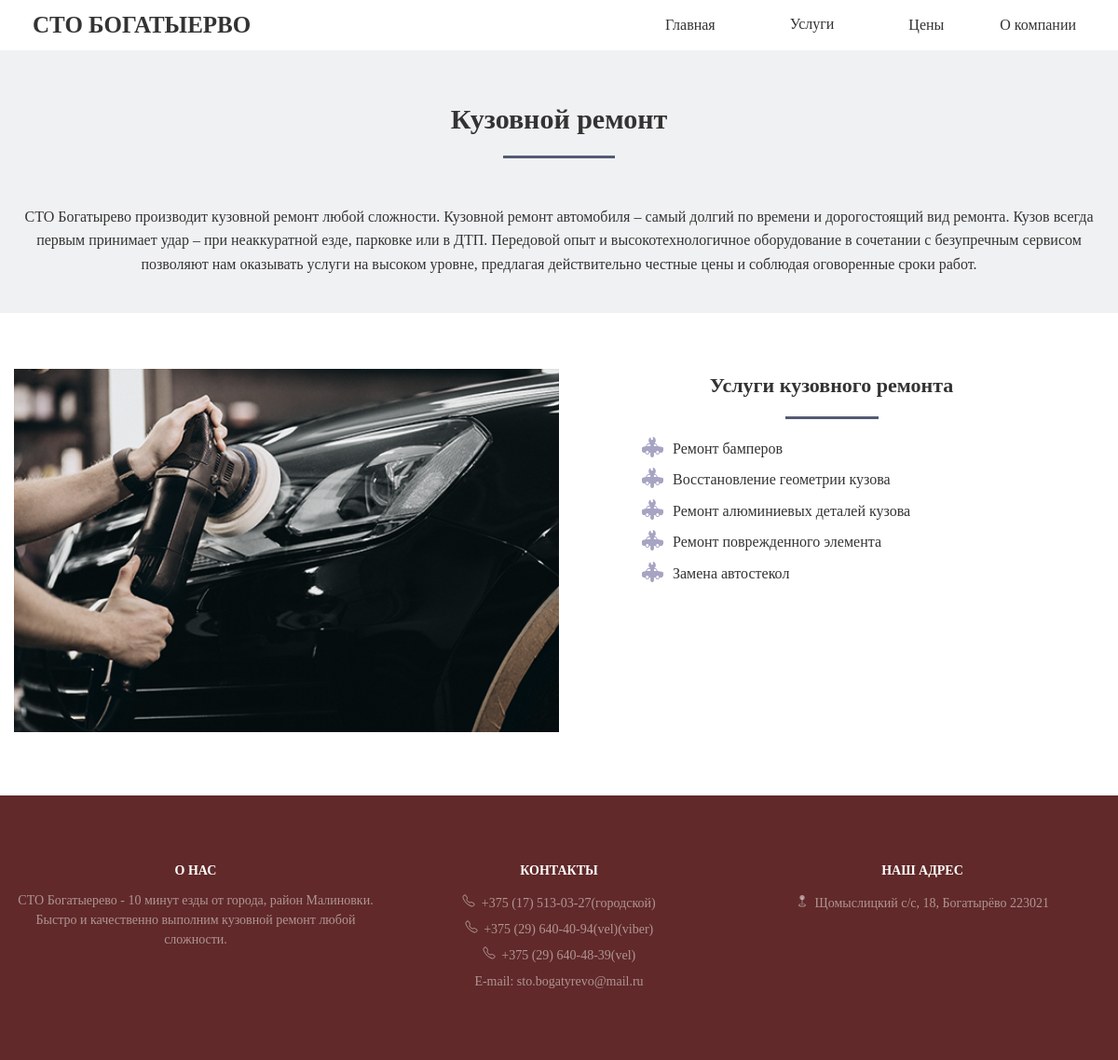
The app's page /remont/ with its own data.
### paint/apps/servcie/models.py (models this page shows, shortened)
class SluggedModel(models.Model):
    name = models.CharField(max_length=50, null=True)
    class Meta:
        abstract = True

class SubService(SluggedModel):
    subservice = models.ForeignKey(Service, on_delete=models.CASCADE, related_name='services')
    service_price = models.DecimalField('Цена услги', max_digits=6, decimal_places=2, default=0.0)

### paint/apps/servcie/views.py (the view)
# urls.py: path('remont/', views.remont),
def remont(request):
    service = Service.objects.filter(service='Кузовной ремонт').first()
    return render(request, 'sto/remont/remont.html', {'service': service.services.all()})

### paint/templates/sto/remont/remont.html (shortened to what this page needs)
{% extends 'sto/base.html' %}
{% load static %}
{% block content %}
    <link rel="stylesheet" href="{% static 'paint/main.css' %}"/>
    <link rel="stylesheet" href="{% static 'paint/remont.css' %}">
<div class="page">
<div class="remont" id="remont">
    <div class="container">
        <div class="remont_inner">
            <h2 class="remont_title">Кузовной ремонт</h2>
            <p class="remont_text">СТО Богатырево производит кузовной ремонт
            любой сложности. Кузовной ремонт автомобиля – самый долгий
            по времени и дорогостоящий вид ремонта.
            Кузов всегда первым принимает удар – при неаккуратной езде,
            парковке или в ДТП. Передовой опыт и высокотехнологичное оборудование в сочетании с
            безупречным сервисом позволяют нам оказывать услуги на высоком уровне, предлагая действительно
            честные цены и соблюдая оговоренные сроки работ.</p>
        </div>
    </div>
</div>
<div class="wedo">
    <div class="container">
        <div class="we">
            <div class="wedo_item">
                <img class="wedo_image" src="{% static 'images/remont.png'%}"/>
            </div>
            <div class="wedo_item">
                <div class="about_service_title">Услуги
                    кузовного ремонта</div>
                <div class="about_service_content">
                    <ul class="list_remont">
                    {% for i in service %}
                        <li>
                            <img class="about_servcie_image" src="{% static 'images/remont_Ikonka.png'%}"/>
                            {{i.name}}
                        </li>
                    {% endfor %}
                    </ul>
                </div>
            </div>
        </div>
    </div>
</div>
</div>
{% endblock %}

### static/paint/main.css (style rules this page uses)
body { margin: 0; font-family: Monserat; font-size: 16px; line-height: 1.6; color: #333333; }
*, *:before, *:after { box-sizing: border-box; }
h1, h2, h3, h4, h5, h6 { margin: 0; }
.page { overflow: hidden; }
.container { max-width: 1200px; width: 100%; margin: 0 auto; padding: 0 15px; }
* { box-sizing:border-box }

### static/paint/remont.css (style rules this page uses)
.remont { display: flex; flex-direction: column; justify-content: center; width: 100%; background-color: #f0f1f2; }
.remont_inner { width: 100%; margin: 40px auto; }
.remont_title { margin-top: 50px; font-size: 30px; color: #333333; text-align: center; }
.remont_title:after { content: ""; display: block; width: 120px; height: 3px; background-color: #545b75; margin: 15px auto 50px; }
.remont_text { font-size: 16px; text-align: center; }
.wedo { margin: 60px auto; }
.we { display: flex; flex-wrap: wrap; }
.wedo_item { flex: 1 1 0; }
.wedo_image { width: 100%; height: auto; }
.about_service_title { font-size: 22px; font-weight: 700; text-align: center; margin: 0 40px; }
.about_service_title:after { content: ""; display: block; width: 100px; height: 3px; background-color: #545b75; margin: 15px auto 15px; }
.about_service_content { font-size: 16px; }
.about_servcie_image { margin-right: 5px; margin-bottom: -5px; margin-left: 58px; }
.list_remont { float: left; margin: 0 -10px; list-style-type: none; line-height: 2.1; }

### records on screen
SubService: name "Ремонт бамперов"
SubService: name "Восстановление геометрии кузова"
SubService: name "Ремонт алюминиевых деталей кузова"
SubService: name "Ремонт поврежденного элемента"
SubService: name "Замена автостекол"
